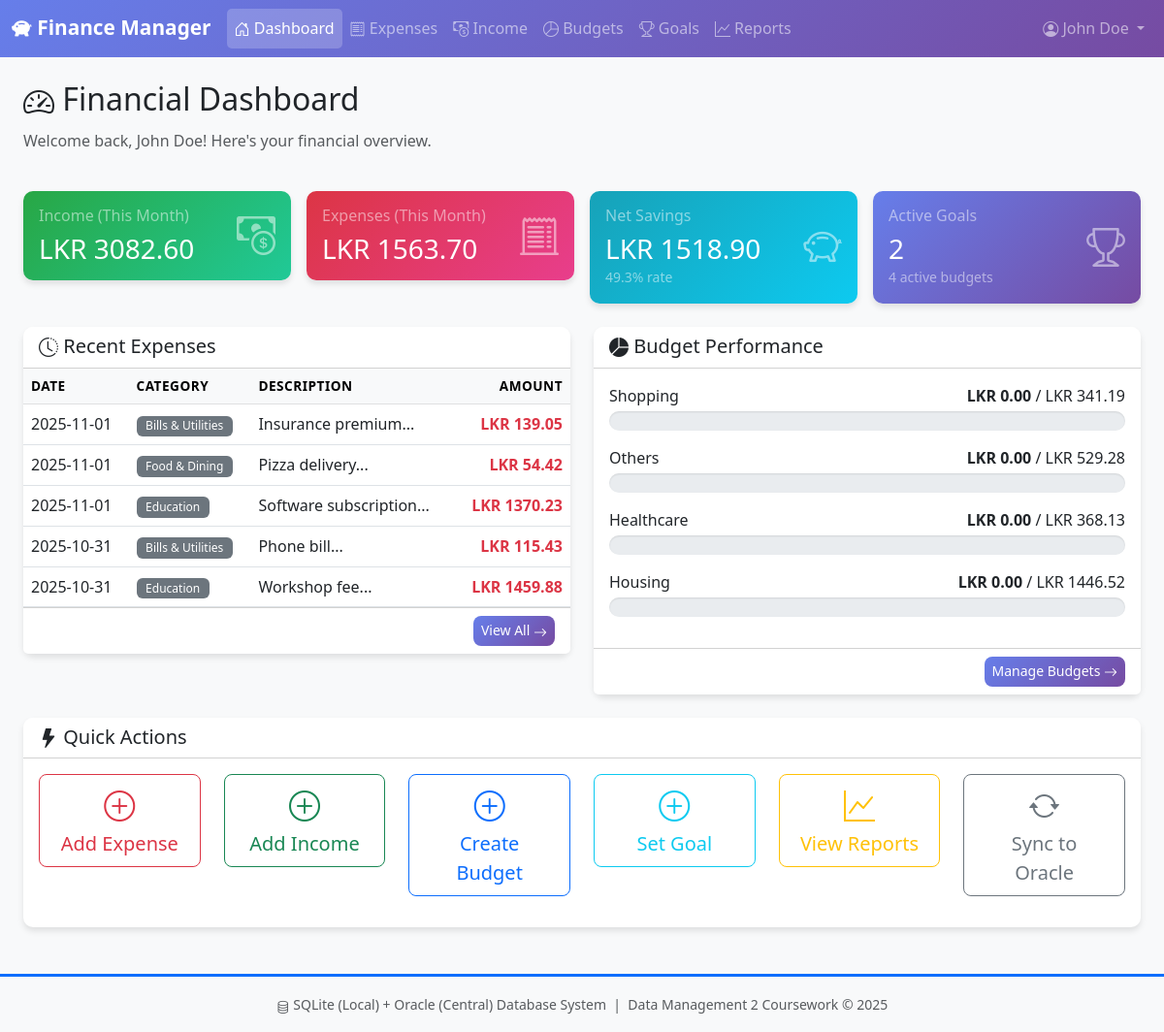
Page /dashboard (signed in) on the earlier database version.
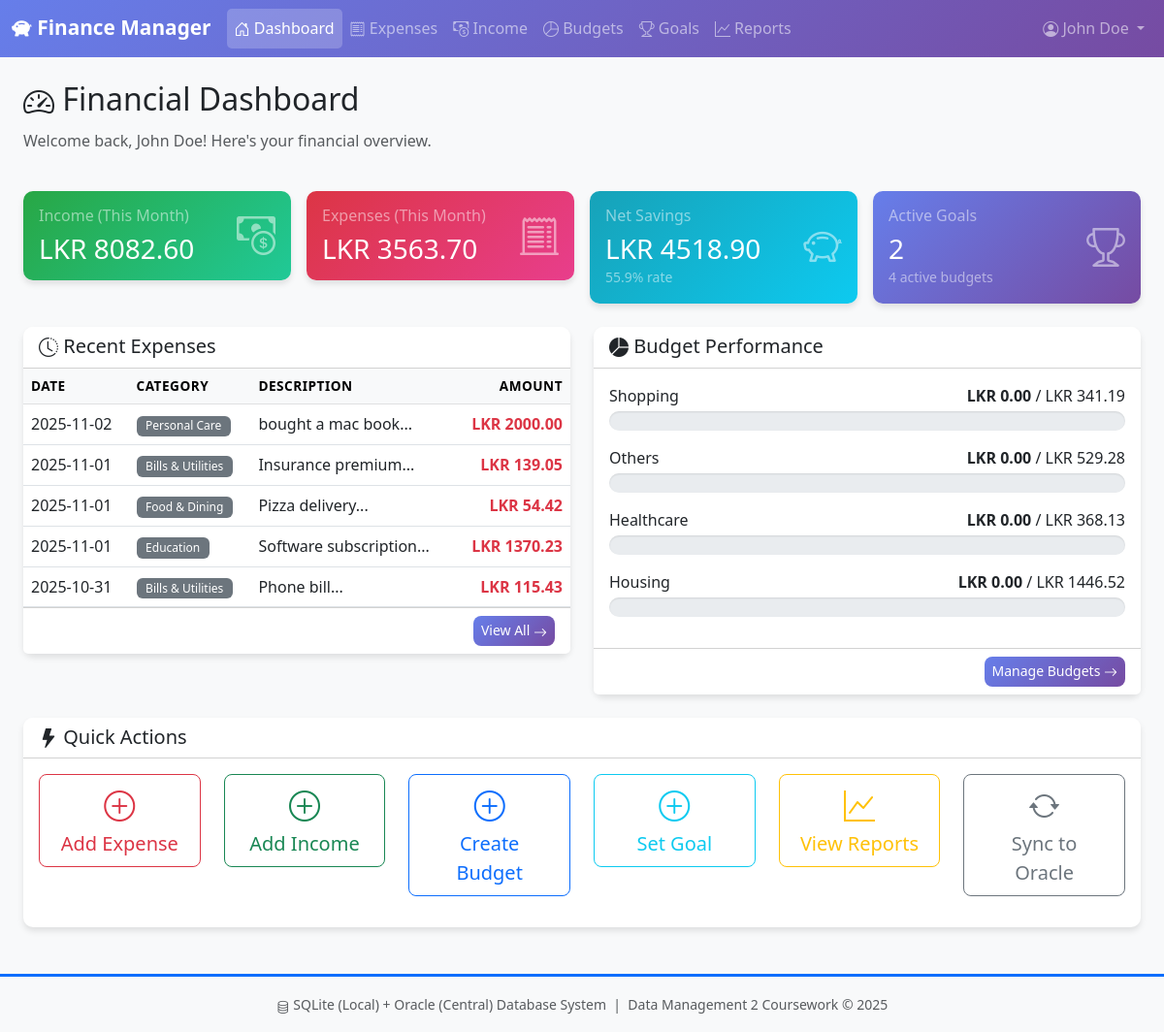
Same page on the later database version.
### tables this page shows
CREATE TABLE expense (
    expense_id INTEGER PRIMARY KEY AUTOINCREMENT,
    user_id INTEGER NOT NULL,
    category_id INTEGER NOT NULL,
    amount REAL NOT NULL CHECK (amount > 0),
    expense_date TEXT NOT NULL,
    description TEXT,
    payment_method TEXT NOT NULL CHECK (payment_method IN ('Cash', 'Credit Card', 'Debit Card', 'Online', 'Bank Transfer')),
    created_at TEXT NOT NULL DEFAULT (datetime('now')),
    modified_at TEXT NOT NULL DEFAULT (datetime('now')),
    is_synced INTEGER NOT NULL DEFAULT 0 CHECK (is_synced IN (0, 1)),
    sync_timestamp TEXT,
    FOREIGN KEY (user_id) REFERENCES user(user_id) ON DELETE CASCADE,
    FOREIGN KEY (category_id) REFERENCES category(category_id) ON DELETE RESTRICT
);

CREATE TABLE category (
    category_id INTEGER PRIMARY KEY AUTOINCREMENT,
    category_name TEXT NOT NULL UNIQUE,
    category_type TEXT NOT NULL CHECK (category_type IN ('EXPENSE', 'INCOME')),
    description TEXT,
    is_active INTEGER NOT NULL DEFAULT 1 CHECK (is_active IN (0, 1))
);

CREATE TABLE budget (
    budget_id INTEGER PRIMARY KEY AUTOINCREMENT,
    user_id INTEGER NOT NULL,
    category_id INTEGER NOT NULL,
    budget_amount REAL NOT NULL CHECK (budget_amount > 0),
    start_date TEXT NOT NULL,
    end_date TEXT NOT NULL,
    created_at TEXT NOT NULL DEFAULT (datetime('now')),
    modified_at TEXT NOT NULL DEFAULT (datetime('now')),
    is_active INTEGER NOT NULL DEFAULT 1 CHECK (is_active IN (0, 1)),
    is_synced INTEGER NOT NULL DEFAULT 0 CHECK (is_synced IN (0, 1)),
    FOREIGN KEY (user_id) REFERENCES user(user_id) ON DELETE CASCADE,
    FOREIGN KEY (category_id) REFERENCES category(category_id) ON DELETE RESTRICT,
    CONSTRAINT chk_date_range CHECK (end_date > start_date)
);

### webapp/app.py (the view)
@app.route('/dashboard')
@login_required
def dashboard():
    db = get_sqlite_db()
    user_id = session['user_id']
    current_month = datetime.now().strftime('%Y-%m')
    total_expenses = db.execute('''
        SELECT COALESCE(SUM(amount), 0) as total
        FROM expense
        WHERE user_id = ? AND strftime('%Y-%m', expense_date) = ?
    ''', (user_id, current_month)).fetchone()['total']
    total_income = db.execute('''
        SELECT COALESCE(SUM(amount), 0) as total
        FROM income
        WHERE user_id = ? AND strftime('%Y-%m', income_date) = ?
    ''', (user_id, current_month)).fetchone()['total']
    active_budgets = db.execute('''
        SELECT COUNT(*) as count FROM budget
        WHERE user_id = ? AND is_active = 1
    ''', (user_id,)).fetchone()['count']
    active_goals = db.execute('''
        SELECT COUNT(*) as count FROM savings_goal
        WHERE user_id = ? AND status = 'Active'
    ''', (user_id,)).fetchone()['count']
    recent_expenses = db.execute('''
        SELECT e.*, c.category_name
        FROM expense e
        JOIN category c ON e.category_id = c.category_id
        WHERE e.user_id = ?
        ORDER BY e.expense_date DESC, e.created_at DESC
        LIMIT 5
    ''', (user_id,)).fetchall()
    budget_performance = db.execute('''
        SELECT * FROM v_budget_performance
        WHERE user_id = ?
        LIMIT 5
    ''', (user_id,)).fetchall()
    db.close()
    net_savings = total_income - total_expenses
    savings_rate = (net_savings / total_income * 100) if total_income > 0 else 0
    return render_template('dashboard.html',
                         total_expenses=total_expenses,
                         total_income=total_income,
                         net_savings=net_savings,
                         savings_rate=savings_rate,
                         active_budgets=active_budgets,
                         active_goals=active_goals,
                         recent_expenses=recent_expenses,
                         budget_performance=budget_performance)

### webapp/app.py (called while the page is built)
def get_sqlite_db():
    conn = sqlite3.connect(SQLITE_DB_PATH)
    conn.row_factory = sqlite3.Row
    return conn

def login_required(f):
    @wraps(f)
    def decorated_function(*args, **kwargs):
        if 'user_id' not in session:
            flash('Please log in to access this page.', 'warning')
            return redirect(url_for('login'))
        return f(*args, **kwargs)
    return decorated_function

### webapp/templates/dashboard.html (shortened to what the changed rows need)
{% extends "base.html" %}
{% block content %}
<div class="container-fluid">
    <div class="row mb-4">
        <div class="col">
            <h2><i class="bi bi-speedometer2"></i> Financial Dashboard</h2>
        </div>
    </div>
    <div class="row g-3 mb-4">
        <div class="col-md-3">
            <div class="card text-white bg-success shadow">
                <div class="card-body">
                    <div class="d-flex justify-content-between align-items-center">
                        <div>
                            <h6 class="card-title text-white-50">Income (This Month)</h6>
                            <h3 class="mb-0">LKR {{ "%.2f"|format(total_income) }}</h3>
                        </div>
                    </div>
                </div>
            </div>
        </div>
        <div class="col-md-3">
            <div class="card text-white bg-danger shadow">
                <div class="card-body">
                    <div class="d-flex justify-content-between align-items-center">
                        <div>
                            <h6 class="card-title text-white-50">Expenses (This Month)</h6>
                            <h3 class="mb-0">LKR {{ "%.2f"|format(total_expenses) }}</h3>
                        </div>
                    </div>
                </div>
            </div>
        </div>
        <div class="col-md-3">
            <div class="card text-white {% if net_savings >= 0 %}bg-info{% else %}bg-warning{% endif %} shadow">
                <div class="card-body">
                    <div class="d-flex justify-content-between align-items-center">
                        <div>
                            <h6 class="card-title text-white-50">Net Savings</h6>
                            <h3 class="mb-0">LKR {{ "%.2f"|format(net_savings) }}</h3>
                            <small class="text-white-50">{{ "%.1f"|format(savings_rate) }}% rate</small>
                        </div>
                    </div>
                </div>
            </div>
        </div>
    </div>
    <div class="row">
        <div class="col-lg-6 mb-4">
            <div class="card shadow">
                <div class="card-body p-0">
                    {% if recent_expenses %}
                    <div class="table-responsive">
                        <table class="table table-hover mb-0">
                            <thead class="table-light">
                                <tr>
                                    <th>Date</th>
                                    <th>Category</th>
                                    <th>Description</th>
                                    <th class="text-end">Amount</th>
                                </tr>
                            </thead>
                            <tbody>
                                {% for expense in recent_expenses %}
                                <tr>
                                    <td>{{ expense.expense_date }}</td>
                                    <td>
                                        <span class="badge bg-secondary">{{ expense.category_name }}</span>
                                    </td>
                                    <td>{{ expense.description[:30] }}...</td>
                                    <td class="text-end text-danger fw-bold">LKR {{ "%.2f"|format(expense.amount) }}</td>
                                </tr>
                                {% endfor %}
                            </tbody>
                        </table>
                    </div>
                    {% else %}
                    <div class="text-center p-5 text-muted">
                        <i class="bi bi-inbox icon-xxl"></i>
                        <p class="mt-2">No expenses recorded yet</p>
                    </div>
                    {% endif %}
                </div>
            </div>
        </div>
        <div class="col-lg-6 mb-4">
            <div class="card shadow">
                <div class="card-body">
                    {% if budget_performance %}
                    {% for budget in budget_performance %}
                    <div class="mb-3">
                        <div class="d-flex justify-content-between mb-1">
                            <span>{{ budget.category_name }}</span>
                            <span>
                                <strong>LKR {{ "%.2f"|format(budget.actual_spent) }}</strong> / LKR {{ "%.2f"|format(budget.budget_amount) }}
                            </span>
                        </div>
                        <div class="progress progress-height-md">
                            {% set percent = budget.utilization_percent %}
                        </div>
                    </div>
                    {% endfor %}
                    {% else %}
                    <div class="text-center p-5 text-muted">
                        <i class="bi bi-inbox icon-xxl"></i>
                        <p class="mt-2">No active budgets</p>
                        <a href="{{ url_for('budgets') }}" class="btn btn-sm btn-primary">Create Budget</a>
                    </div>
                    {% endif %}
                </div>
            </div>
        </div>
    </div>
</div>
{% endblock %}

Differences in the rows shown:
no longer on this page (row unchanged): expense: expense_date "2025-10-31", category_name "Education", description "Workshop fee", amount "1459.88"
added expense: expense_date "2025-11-02", category_name "Personal Care", description "bought a mac book", amount "2000.00"
Other differences:
{{ "%.2f"|format(total_income) }}: "3082.60" → "8082.60"
{{ "%.2f"|format(total_expenses) }}: "1563.70" → "3563.70"
{{ "%.2f"|format(net_savings) }}: "1518.90" → "4518.90"
{{ "%.1f"|format(savings_rate) }}: "49.3" → "55.9"
